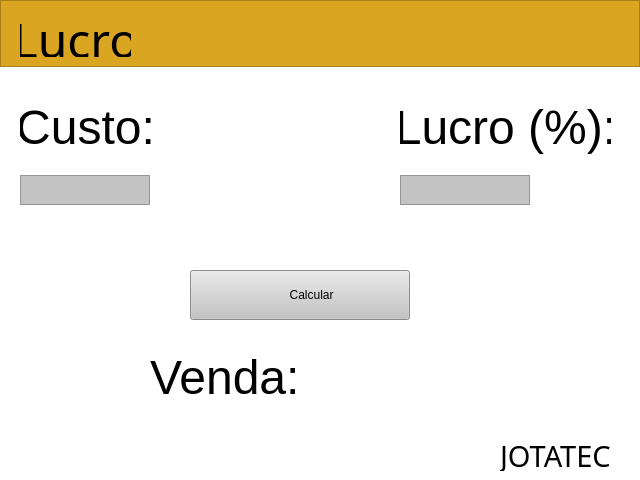
<?xml version="1.0" encoding="UTF-8"?>
<ui version="4.0">
 <class>Gain</class>
 <widget class="QWidget" name="Gain">
  <property name="geometry">
   <rect>
    <x>0</x>
    <y>0</y>
    <width>640</width>
    <height>480</height>
   </rect>
  </property>
  <property name="minimumSize">
   <size>
    <width>640</width>
    <height>480</height>
   </size>
  </property>
  <property name="maximumSize">
   <size>
    <width>640</width>
    <height>480</height>
   </size>
  </property>
  <property name="windowTitle">
   <string>Form</string>
  </property>
  <property name="windowIcon">
   <iconset resource="file_rc.qrc">
    <normaloff>:/newPrefix/img/Logo.png</normaloff>:/newPrefix/img/Logo.png</iconset>
  </property>
  <property name="styleSheet">
   <string notr="true">background-color: rgb(255, 255, 255);</string>
  </property>
  <widget class="QFrame" name="cabecalho">
   <property name="geometry">
    <rect>
     <x>0</x>
     <y>0</y>
     <width>640</width>
     <height>67</height>
    </rect>
   </property>
   <property name="styleSheet">
    <string notr="true">background-color: rgb(218, 165, 32);</string>
   </property>
   <property name="frameShape">
    <enum>QFrame::StyledPanel</enum>
   </property>
   <property name="frameShadow">
    <enum>QFrame::Raised</enum>
   </property>
   <widget class="QLabel" name="Nome">
    <property name="geometry">
     <rect>
      <x>20</x>
      <y>6</y>
      <width>111</width>
      <height>51</height>
     </rect>
    </property>
    <property name="font">
     <font>
      <family>Beyond The Mountains</family>
      <pointsize>36</pointsize>
     </font>
    </property>
    <property name="text">
     <string>Lucro</string>
    </property>
    <property name="alignment">
     <set>Qt::AlignHCenter|Qt::AlignTop</set>
    </property>
   </widget>
  </widget>
  <widget class="QLabel" name="Custo">
   <property name="geometry">
    <rect>
     <x>20</x>
     <y>100</y>
     <width>131</width>
     <height>61</height>
    </rect>
   </property>
   <property name="font">
    <font>
     <family>Segoe UI</family>
     <pointsize>36</pointsize>
    </font>
   </property>
   <property name="text">
    <string>Custo:</string>
   </property>
   <property name="alignment">
    <set>Qt::AlignHCenter|Qt::AlignTop</set>
   </property>
  </widget>
  <widget class="QLabel" name="Lucro">
   <property name="geometry">
    <rect>
     <x>400</x>
     <y>100</y>
     <width>211</width>
     <height>61</height>
    </rect>
   </property>
   <property name="font">
    <font>
     <family>Segoe UI</family>
     <pointsize>36</pointsize>
    </font>
   </property>
   <property name="text">
    <string>Lucro (%):</string>
   </property>
   <property name="alignment">
    <set>Qt::AlignHCenter|Qt::AlignTop</set>
   </property>
  </widget>
  <widget class="QLabel" name="Venda">
   <property name="geometry">
    <rect>
     <x>150</x>
     <y>350</y>
     <width>290</width>
     <height>60</height>
    </rect>
   </property>
   <property name="font">
    <font>
     <family>Segoe UI</family>
     <pointsize>36</pointsize>
    </font>
   </property>
   <property name="layoutDirection">
    <enum>Qt::LeftToRight</enum>
   </property>
   <property name="text">
    <string>Venda:</string>
   </property>
   <property name="alignment">
    <set>Qt::AlignLeading|Qt::AlignLeft|Qt::AlignTop</set>
   </property>
  </widget>
  <widget class="QLabel" name="Marca">
   <property name="geometry">
    <rect>
     <x>500</x>
     <y>440</y>
     <width>141</width>
     <height>31</height>
    </rect>
   </property>
   <property name="font">
    <font>
     <family>Arenq</family>
     <pointsize>22</pointsize>
    </font>
   </property>
   <property name="text">
    <string>JOTATEC</string>
   </property>
  </widget>
  <widget class="QPushButton" name="CalcBTN">
   <property name="geometry">
    <rect>
     <x>190</x>
     <y>270</y>
     <width>220</width>
     <height>50</height>
    </rect>
   </property>
   <property name="layoutDirection">
    <enum>Qt::RightToLeft</enum>
   </property>
   <property name="styleSheet">
    <string notr="true">background-color: rgb(195, 195, 195);
font: 14pt &quot;Arial&quot;;</string>
   </property>
   <property name="text">
    <string>       Calcular</string>
   </property>
   <property name="icon">
    <iconset resource="file_rc.qrc">
     <normaloff>:/newPrefix/img/porcentagem.png</normaloff>:/newPrefix/img/porcentagem.png</iconset>
   </property>
   <property name="iconSize">
    <size>
     <width>40</width>
     <height>40</height>
    </size>
   </property>
  </widget>
  <widget class="QTextEdit" name="custinho">
   <property name="geometry">
    <rect>
     <x>20</x>
     <y>175</y>
     <width>130</width>
     <height>30</height>
    </rect>
   </property>
   <property name="styleSheet">
    <string notr="true">background-color: rgb(195, 195, 195);</string>
   </property>
  </widget>
  <widget class="QTextEdit" name="lucrinho">
   <property name="geometry">
    <rect>
     <x>400</x>
     <y>175</y>
     <width>130</width>
     <height>30</height>
    </rect>
   </property>
   <property name="styleSheet">
    <string notr="true">background-color: rgb(195, 195, 195);</string>
   </property>
  </widget>
 </widget>
 <resources>
  <include location="file_rc.qrc"/>
 </resources>
 <connections/>
</ui>
